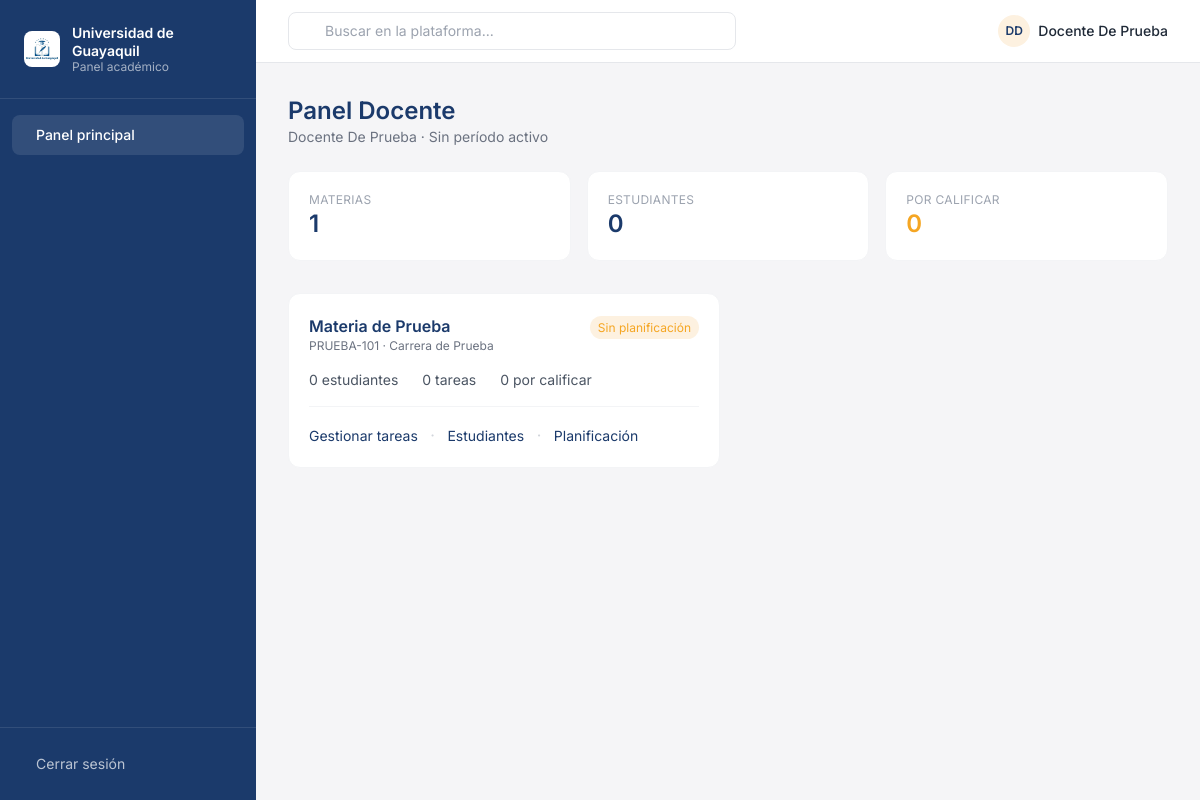
The app's page /docente/ (signed in), older data.
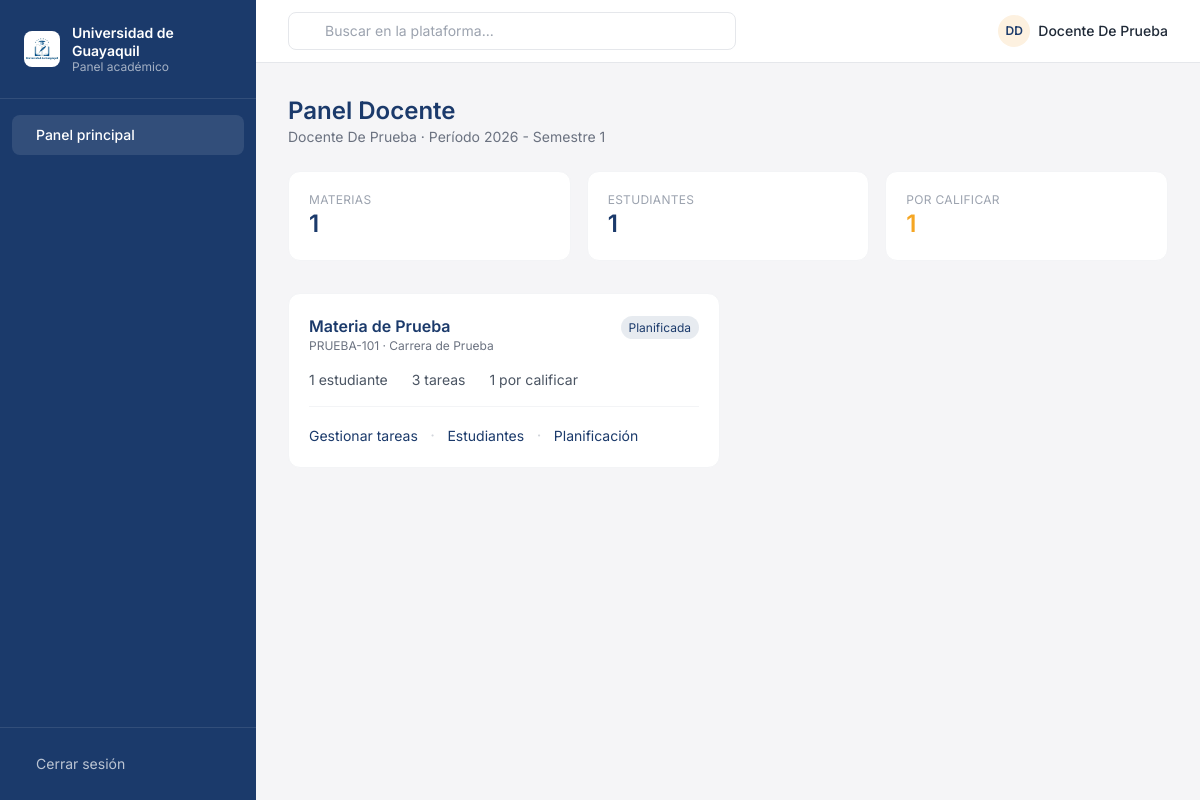
The same page, newer data.
### plataforma/models.py (models this page shows, shortened)
class Materia(models.Model):
    nombre = models.CharField(max_length=100)
    codigo = models.CharField(max_length=20, unique=True)
    carrera = models.ForeignKey(Carrera, on_delete=models.CASCADE, related_name='materias')
    creditos = models.IntegerField(default=4)
    descripcion = models.TextField(blank=True)
    profesor = models.CharField(max_length=100, blank=True)  # legado: se conserva por datos existentes
    docente = models.ForeignKey(
        'PerfilDocente',
        on_delete=models.SET_NULL,
        null=True,
        blank=True,
        related_name='materias'
    )
    class Meta:
        verbose_name_plural = "Materias"

class Carrera(models.Model):
    nombre = models.CharField(max_length=100)
    codigo = models.CharField(max_length=20, unique=True)
    descripcion = models.TextField(blank=True)
    creditos_totales = models.IntegerField(default=120)
    class Meta:
        verbose_name_plural = "Carreras"

class Periodo(models.Model):
    nombre = models.CharField(max_length=20)  # 2026-1, 2026-2
    fecha_inicio = models.DateField()
    fecha_fin = models.DateField()
    activo = models.BooleanField(default=True)
    class Meta:
        verbose_name_plural = "Períodos"

### plataforma/views.py (the view)
        def wrapper(request, *args, **kwargs):
            if not request.user.is_authenticated:
                return redirect('login')
            try:
                perfil = PerfilUsuario.objects.get(user=request.user)
                if perfil.rol not in roles_permitidos:
                    messages.error(request, "❌ No tienes permisos para acceder a esta sección")
                    return redirect('index')
            except PerfilUsuario.DoesNotExist:
                messages.error(request, "❌ Tu perfil no está configurado")
                return redirect('index')
            return view_func(request, *args, **kwargs)

### plataforma/views.py (called while the page is built)
def rol_requerido(*roles_permitidos):
    def decorator(view_func):
        def wrapper(request, *args, **kwargs):
            if not request.user.is_authenticated:
                return redirect('login')
            try:
                perfil = PerfilUsuario.objects.get(user=request.user)
                if perfil.rol not in roles_permitidos:
                    messages.error(request, "❌ No tienes permisos para acceder a esta sección")
                    return redirect('index')
            except PerfilUsuario.DoesNotExist:
                messages.error(request, "❌ Tu perfil no está configurado")
                return redirect('index')
            return view_func(request, *args, **kwargs)
        return wrapper
    return decorator

def _perfil_docente_o_none(user):
    return PerfilDocente.objects.select_related('carrera').filter(user=user).first()

### plataforma/templates/plataforma/dashboard_docente.html (shortened to what this page needs)
{% extends 'plataforma/base.html' %}
{% block sidebar_links %}{% include 'plataforma/_sidebar_docente.html' %}{% endblock %}
{% block content %}
<div class="mb-6">
  <h1 class="text-2xl font-semibold text-navy">Panel Docente</h1>
  <p class="text-sm text-gray-500">
    {{ perfil.user.get_full_name }}
    {% if periodo %}· Período {{ periodo.nombre }}{% else %}· Sin período activo{% endif %}
  </p>
</div>
<div class="grid grid-cols-1 sm:grid-cols-3 gap-4 mb-8">
  <div class="bg-white rounded-xl border border-gray-100 p-5">
    <p class="text-xs uppercase tracking-wide text-gray-400">Materias</p>
    <p class="text-2xl font-semibold text-navy">{{ total_materias }}</p>
  </div>
  <div class="bg-white rounded-xl border border-gray-100 p-5">
    <p class="text-xs uppercase tracking-wide text-gray-400">Estudiantes</p>
    <p class="text-2xl font-semibold text-navy">{{ total_estudiantes }}</p>
  </div>
  <div class="bg-white rounded-xl border border-gray-100 p-5">
    <p class="text-xs uppercase tracking-wide text-gray-400">Por calificar</p>
    <p class="text-2xl font-semibold text-gold">{{ total_por_calificar }}</p>
  </div>
</div>
<div class="grid grid-cols-1 md:grid-cols-2 gap-4">
  {% for item in materias %}
  <div class="bg-white rounded-xl border border-gray-100 p-5">
    <div class="flex items-start justify-between">
      <div>
        <h2 class="font-semibold text-navy">{{ item.materia.nombre }}</h2>
        <p class="text-xs text-gray-500">{{ item.materia.codigo }} · {{ item.materia.carrera.nombre }}</p>
      </div>
      <a href="{% url 'docente_materia_planificacion' item.materia.id %}">
        {% if item.planificacion %}
          <span class="text-xs px-2 py-1 rounded-full bg-navy/10 text-navy hover:bg-navy/20">Planificada</span>
        {% else %}
          <span class="text-xs px-2 py-1 rounded-full bg-gold-light text-gold hover:bg-gold-light/70">Sin planificación</span>
        {% endif %}
      </a>
    </div>
    <div class="mt-4 flex gap-6 text-sm text-gray-600">
      <span>{{ item.estudiantes }} estudiante{{ item.estudiantes|pluralize:"s" }}</span>
      <span>{{ item.tareas }} tarea{{ item.tareas|pluralize:"s" }}</span>
      <span>{{ item.por_calificar }} por calificar</span>
    </div>
    <div class="mt-4 pt-4 border-t border-gray-100">
      <a href="{% url 'docente_materia_tareas' item.materia.id %}" class="text-sm text-navy hover:underline">Gestionar tareas</a>
      <span class="text-gray-300 mx-2">·</span>
      <a href="{% url 'docente_materia_estudiantes' item.materia.id %}" class="text-sm text-navy hover:underline">Estudiantes</a>
      <span class="text-gray-300 mx-2">·</span>
      <a href="{% url 'docente_materia_planificacion' item.materia.id %}" class="text-sm text-navy hover:underline">Planificación</a>
    </div>
  </div>
  {% empty %}
  <div class="col-span-full bg-white rounded-xl border border-gray-100 px-5 py-10 text-center text-gray-400">
    No tienes materias asignadas. Contacta a secretaría.
  </div>
  {% endfor %}
</div>
{% endblock %}

Row changes from the older to the newer data that the page shows:
added Periodo: nombre "2026 - Semestre 1"
computed for Materia "Materia de Prueba": estudiantes "0" → "1"; tareas "0" → "3"; por_calificar "0" → "1"; text "Sin planificación" → "Planificada"
Text that changed along with them:
{{ total_estudiantes }}: "0" → "1"
{{ total_por_calificar }}: "0" → "1"
text no longer shown: "· Sin período activo"
text now shown: "· Período"
